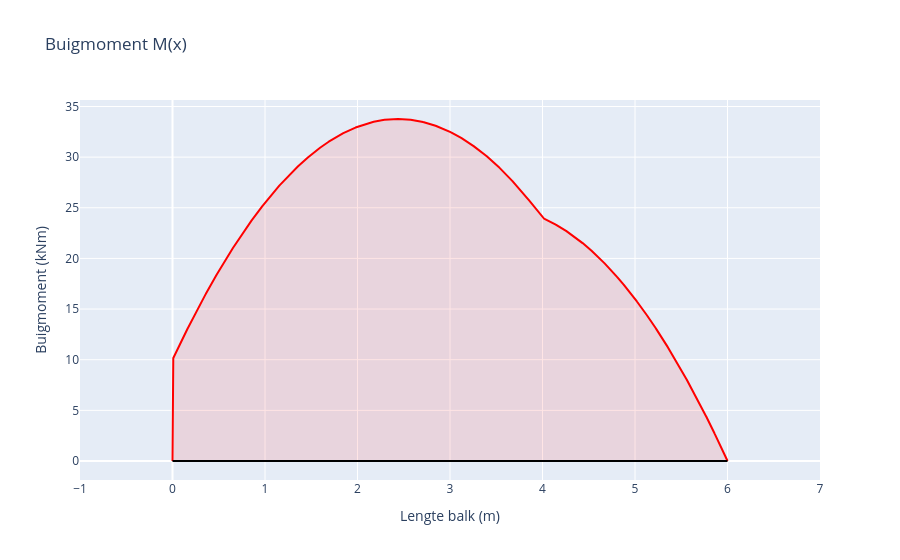

The notebook cell this image was saved under:
### Markdown cell above
## Buigmomentgrafiek

### Code cell
layout = go.Layout(
    title="Buigmoment M(x)",
    xaxis=dict(dtick=1,title="Lengte balk (m)", range=[-1, lengteBalk+1]),
    yaxis=dict(title="Buigmoment (kNm)"),
    showlegend=False
)

line = go.Scatter(
    x=X,
    y= sum(bendingMoment),
    mode='lines',
    name='Buigmoment (kNm)',
    fill = 'tonexty',
    line_color='red',
    fillcolor='rgba(255,0,0,0.1)'
)

axis = go.Scatter(
    x= [0,lengteBalk],
    y= [0,0],
    mode='lines',
    line_color='black'
)

fig= go.Figure(data=[line, axis], layout=layout)
fig.show()

### Figure 1 — Plotly figure (JSON) as saved in the notebook; plotly's stock layout.template omitted (floating-point values rounded to 4 significant figures; data arrays with more than 128 entries replaced by an {"elided": "..."} marker saying what was removed)
{"data": [{"fill": "tonexty", "fillcolor": "rgba(255,0,0,0.1)", "line": {"color": "red"}, "mode": "lines", "name": "Buigmoment (kNm)", "type": "scatter", "x": {"elided": "10002 float values"}, "y": {"elided": "10002 float values"}}, {"line": {"color": "black"}, "mode": "lines", "type": "scatter", "x": [0, 6], "y": [0, 0]}], "layout": {"autosize": true, "showlegend": false, "title": {"text": "Buigmoment M(x)"}, "xaxis": {"dtick": 1, "range": [-1, 7], "title": {"text": "Lengte balk (m)"}, "type": "linear"}, "yaxis": {"autorange": true, "range": [-1.876, 35.64], "title": {"text": "Buigmoment (kNm)"}, "type": "linear"}}}
